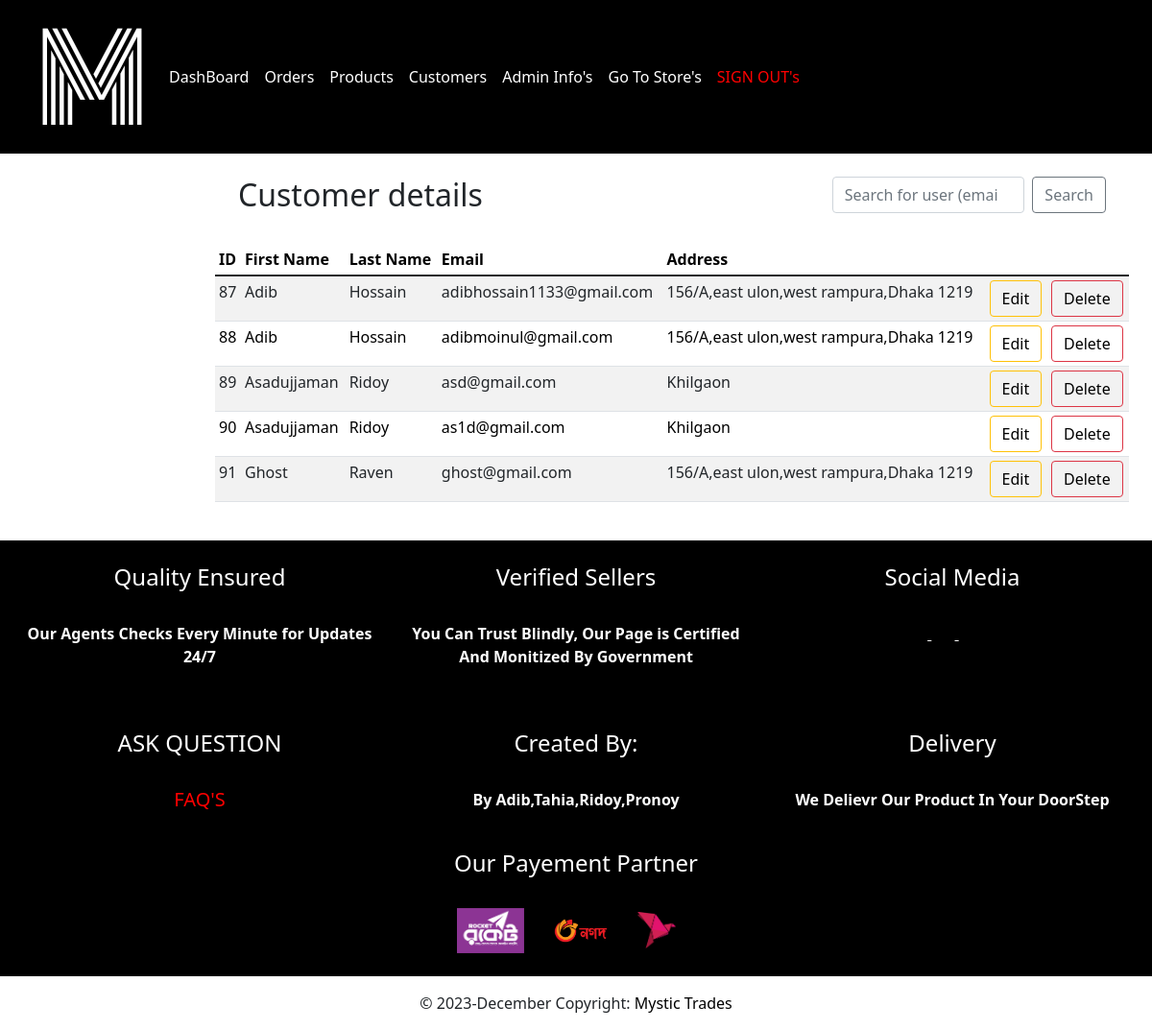
Page /admin/customers.php (signed in) on the committed database.
### tables this page shows
CREATE TABLE `user` (
  `user_Lname` varchar(20) NOT NULL,
  `email` varchar(50) NOT NULL,
  `user_password` varchar(50) NOT NULL,
  `user_id` int(3) NOT NULL,
  `user_fname` varchar(20) NOT NULL,
  `user_address` text NOT NULL
);

### admin/includes/functions.php (called while the page is built, shortened)
<?php
$connection = mysqli_connect("localhost", "root", "", "mystictrades");
function query($query)
{
    global $connection;
    $run = mysqli_query($connection, $query);
    if ($run) {
        while ($row = $run->fetch_assoc()) {
            $data[] = $row;
        }
        return $data;
    } else {
        return 0;
    }
}
function all_users()
{
    $query = "SELECT user_id ,user_fname ,user_lname ,email ,user_address FROM user";
    $data = query($query);
    return $data;
}
function check_admin($id)
{
    $query = "SELECT admin_id FROM admin where admin_id='$id'";
    $row = query($query);
    if (empty($row)) {
        return 0;
    } else {
        return 1;
    }
}

### admin/customers.php (the view, shortened to what this page needs)
<?php
include "includes/head.php";
?>
<body>
    <?php
    include "includes/header.php"
    ?>
    <main class="col-md-9 ms-sm-auto col-lg-10 px-md-4">
        <div class="container">
            <div class="row align-items-start">
                <div class="col">
                    <br>
                    <h2>Customer details</h2>
                    <br>
                </div>
                <div class="col">
                    <br>
                    <form class="d-flex" method="GET" action="customers.php">
                        <input class="form-control me-2 col" type="search" name="search_user_email" placeholder="Search for user (email)" aria-label="Search">
                        <button class="btn btn-outline-secondary" type="submit" name="search_user" value="search">Search</button>
                    </form>
                    <br>
                </div>
            </div>
        </div>
        <div class="table-responsive">
            <table class="table table-striped table-sm">
                <thead>
                    <tr>
                        <th scope="col">ID</th>
                        <th scope="col">First Name</th>
                        <th scope="col">Last Name</th>
                        <th scope="col">Email</th>
                        <th scope="col">Address</th>
                </thead>
                <tbody>
                    <?php
                    $data = all_users();
                    $num = sizeof($data);
                    for ($i = 0; $i < $num; $i++) {
                    ?>
                        <tr>
                            <td><?php echo $data[$i]['user_id'] ?></td>
                            <td><?php echo $data[$i]['user_fname'] ?></td>
                            <td><?php echo $data[$i]['user_lname'] ?></td>
                            <td><?php echo $data[$i]['email'] ?></td>
                            <td><?php echo $data[$i]['user_address'] ?></td>
                            <td>
                                <button type="button" class="btn pull-left btn-outline-warning"><a style="text-decoration: none; color:black;" href="customers.php?edit=<?php echo $data[$i]['user_id'] ?>">Edit</a></button>
                            </td>
                            <td>
                                <button type="button" class="btn pull-left btn-outline-danger"><a style="text-decoration: none; color:black;" href="customers.php?delete=<?php echo $data[$i]['user_id'] ?>">Delete</a></button>
                            </td>
                        </tr>
                    <?php  }
                    ?>
                </tbody>
            </table>
        </div>
    </main>
    <?php
    include "includes/footer.php"
    ?>
</body>

### admin/includes/head.php (shortened to what this page needs)
<?php
include "includes/functions.php";
if (isset($_SESSION['admin_id'])) {
    $check_admin = check_admin($_SESSION['admin_id']);
} else {
    post_redirect("login.php");
}
?>
<!doctype html>
<html lang="en">
<head>
    <link href="bootstrap.min.css" rel="stylesheet">
    <link href="dashboard.css" rel="stylesheet">
    <link href="https://cdn.jsdelivr.net/npm/bootstrap@5.1.3/dist/css/bootstrap.min.css" rel="stylesheet">
</head>

### admin/includes/header.php (shortened to what this page needs)
<header>
    <nav class="navbar navbar-expand-lg navbar-light" style="background-color: #000000;">
        <div class="container-fluid">
            <a href="index.php"> <img src="../images/logo.png" id="image"></a>
            <div class="collapse navbar-collapse" id="navbarSupportedContent">
                <ul class="navbar-nav me-auto mb-2 mb-lg-0">
                    <li class="nav-item">
                        <a class="nav-link " aria-current="page" href="index.php" style="color: white; font-size:bold;">DashBoard</a>
                    </li>
                    <li class="nav-item">
                        <a class="nav-link" href="orders.php" style="color: white; font-size:bold;">Orders</a>
                    </li>
                    <li class="nav-item">
                        <a class="nav-link" href="products.php" style="color: white; font-size:bold;">Products</a>
                    </li>
                    <li class="nav-item">
                        <a class="nav-link" href="customers.php" style="color: white; font-size:bold;">Customers</a>
                    </li>
			         <li class="nav-item">
				          <a class="nav-link" href="admin.php" style="color: white; font-size:bold;">Admin Info's</a>
			         </li>
			         <li class="nav-item">
				          <a class="nav-link" href="../index.php" style="color: white; font-size:bold;">Go To Store's</a>
			         </li>
			         <li class="nav-item">
				          <a class="nav-link" href="logout.php" style="color: red; font-size:bold;">SIGN OUT's</a>
			         </li>
                </ul>
            </div>
        </div>
    </nav>
</header>

### includes/footer.php (shortened to what this page needs)
<br>
<strong>
    <div class="container-fluid text-center  text-white" style="background-color: #000000;">
        <br>
        <div class=" row">
            <div class="col-sm-4">
                <h4>Quality Ensured</h4>
                <br>
                <p>Our Agents Checks Every Minute for Updates 24/7</p>
            </div>
            <div class="col-sm-4">
                <h4>Verified Sellers</h4>
                <br>
                <p>You Can Trust Blindly, Our Page is Certified And Monitized By Government</p>
            </div>
            <div class="col-sm-4">
                <h4>Social Media</h4>
                <br>
                <a href="" style="color: white; margin-right :20px;"> <i class="fab fa-facebook fa-3x">&nbsp;</i></a>
                <a href="" style="color: white; margin-right :20px;"><i class="fab fa-instagram fa-3x">&nbsp;</i></a>
            </div>
        </div>
        <br><br>
        <div class="row">
            <div class="col-sm-4">
                <h4>ASK QUESTION</h4>
                <br>
                <a href="https://helpcenter.daraz.com.bd/page/knowledge?pageId=11&category=1000001032&knowledge=1000005321&language=en" style="color: red; text-decoration: none;">
                    <h5>FAQ'S</h5>
                </a>
            </div>
            <div class="col-sm-4">
                <h4>Created By:</h4>
                <br>
                <p>By Adib,Tahia,Ridoy,Pronoy</p>
            </div>
            <div class="col-sm-4">
                <h4>Delivery </h4>
                <br>
                <p>We Delievr Our Product In Your DoorStep</p>
            </div>
            <br>
        </div>
        <br>
        <h4> Our Payement Partner</h4>
        <br>
        <img src="images/rocket.png" width="70px" style="margin-right :20px;">
        <img src="images/Nagad.png" width="70px" style="margin-right :20px;">
        <img src="images/bkash.png" width="40px" style="margin-right :20px;">
        <br><br>
    </div>
</strong>
<div class="footer-copyright text-center py-3 " style="background-color:##ffd966;">© 2023-December Copyright:
    <a href="" target="_blank" style="color: black; text-decoration: none;">Mystic Trades</a>
</div>

### admin/dashboard.css (style rules this page uses)
body { font-size: 0.875rem; }

### rows in the picture
user: user_id "87", user_fname "Adib", user_Lname "Hossain", email "adibhossain1133@gmail.com", user_address "156/A,east ulon,west rampura,Dhaka 1219"
user: user_id "88", user_fname "Adib", user_Lname "Hossain", email "adibmoinul@gmail.com", user_address "156/A,east ulon,west rampura,Dhaka 1219"
user: user_id "89", user_fname "Asadujjaman", user_Lname "Ridoy", email "asd@gmail.com", user_address "Khilgaon"
user: user_id "90", user_fname "Asadujjaman", user_Lname "Ridoy", email "as1d@gmail.com", user_address "Khilgaon"
user: user_id "91", user_fname "Ghost", user_Lname "Raven", email "ghost@gmail.com", user_address "156/A,east ulon,west rampura,Dhaka 1219"
